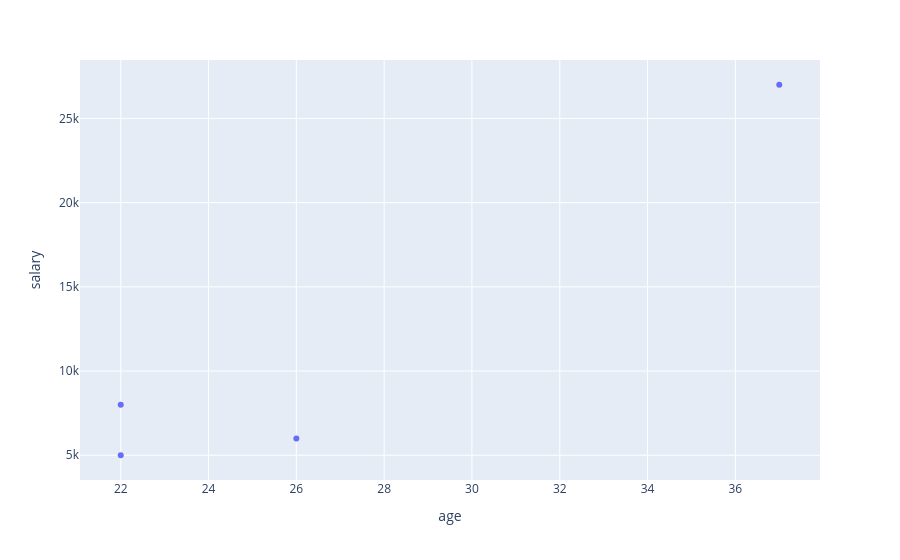
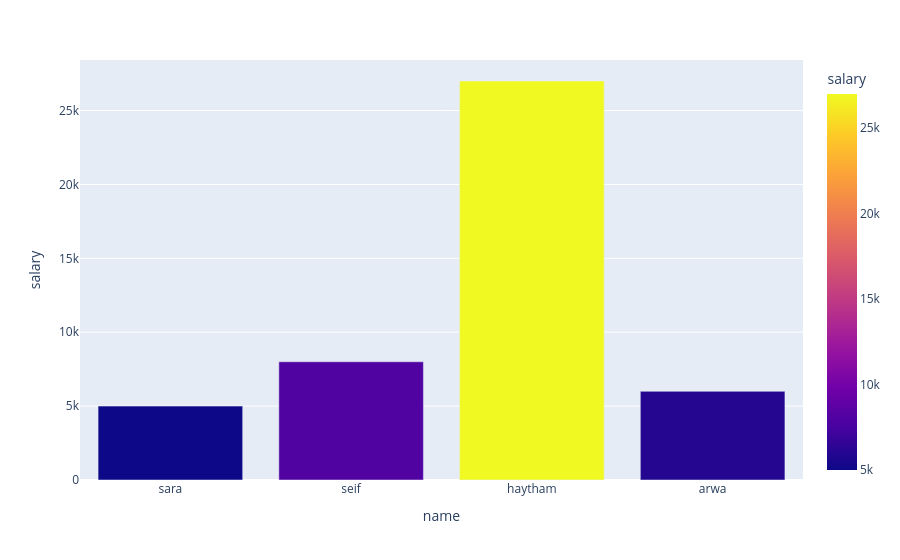
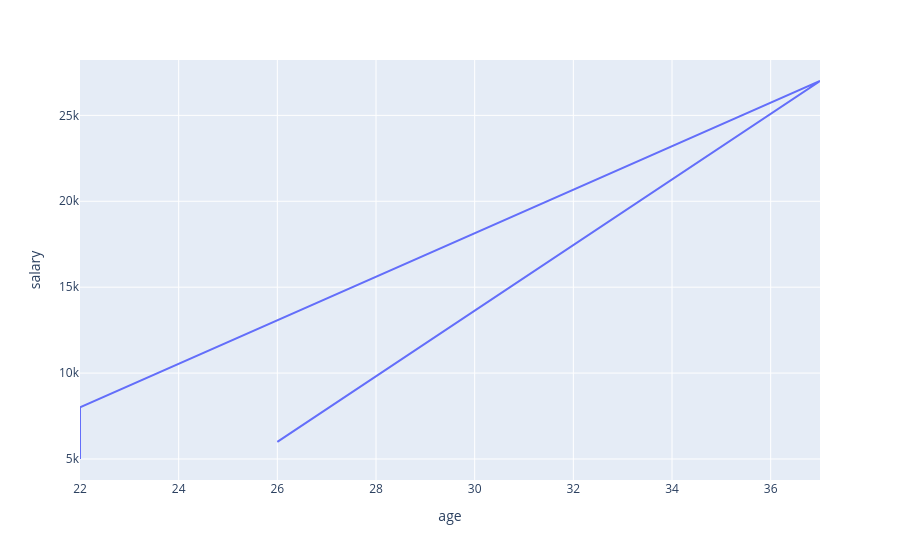
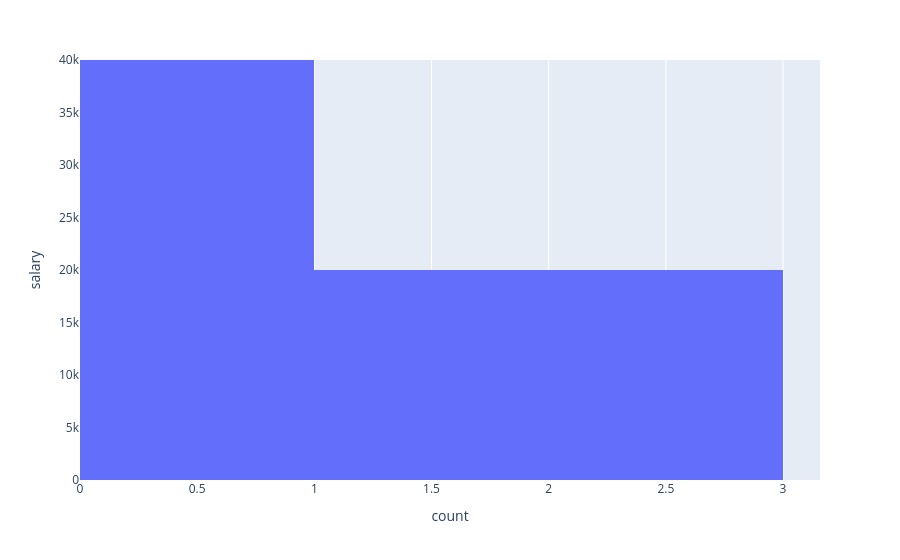

Notebook code cell kept with these figures, in order:
### Code cell
fig1.show()  #df1
fig2.show()  #df1
fig3.show()  #df1
fig4.show()  #df1
fig5.show()  #df1
fig6.show()  #df1
fig7.show()  #df1
fig8.show()  #df1
fig9.show()  #df2-----
fig10.show() #df2-----
fig11.show() #df1
fig12.show() #df1

### Figure 1 — Plotly figure (JSON) as saved in the notebook; plotly's stock layout.template omitted (floating-point values rounded to 4 significant figures)
{"data": [{"hovertemplate": "age=%{x}<br>salary=%{y}<extra></extra>", "legendgroup": "", "marker": {"color": "#636efa", "symbol": "circle"}, "mode": "markers", "name": "", "orientation": "v", "showlegend": false, "type": "scatter", "x": [22, 22, 37, 26], "xaxis": "x", "y": [5000, 8000, 27000, 6000], "yaxis": "y"}], "layout": {"legend": {"tracegroupgap": 0}, "margin": {"t": 60}, "xaxis": {"anchor": "y", "domain": [0, 1], "title": {"text": "age"}}, "yaxis": {"anchor": "x", "domain": [0, 1], "title": {"text": "salary"}}}}

### Figure 2 — Plotly figure (JSON) as saved in the notebook; plotly's stock layout.template omitted (floating-point values rounded to 4 significant figures)
{"data": [{"hovertemplate": "name=%{x}<br>salary=%{marker.color}<extra></extra>", "legendgroup": "", "marker": {"color": [5000, 8000, 27000, 6000], "coloraxis": "coloraxis", "pattern": {"shape": ""}}, "name": "", "orientation": "v", "showlegend": false, "textposition": "auto", "type": "bar", "x": ["sara", "seif", "haytham", "arwa"], "xaxis": "x", "y": [5000, 8000, 27000, 6000], "yaxis": "y"}], "layout": {"barmode": "relative", "coloraxis": {"colorbar": {"title": {"text": "salary"}}, "colorscale": [[0, "#0d0887"], [0.1111, "#46039f"], [0.2222, "#7201a8"], [0.3333, "#9c179e"], [0.4444, "#bd3786"], [0.5556, "#d8576b"], [0.6667, "#ed7953"], [0.7778, "#fb9f3a"], [0.8889, "#fdca26"], [1, "#f0f921"]]}, "legend": {"tracegroupgap": 0}, "margin": {"t": 60}, "xaxis": {"anchor": "y", "domain": [0, 1], "title": {"text": "name"}}, "yaxis": {"anchor": "x", "domain": [0, 1], "title": {"text": "salary"}}}}

### Figure 3 — Plotly figure (JSON) as saved in the notebook; plotly's stock layout.template omitted (floating-point values rounded to 4 significant figures)
{"data": [{"hovertemplate": "age=%{x}<br>salary=%{y}<extra></extra>", "legendgroup": "", "line": {"color": "#636efa", "dash": "solid"}, "marker": {"symbol": "circle"}, "mode": "lines", "name": "", "orientation": "v", "showlegend": false, "type": "scatter", "x": [22, 22, 37, 26], "xaxis": "x", "y": [5000, 8000, 27000, 6000], "yaxis": "y"}], "layout": {"legend": {"tracegroupgap": 0}, "margin": {"t": 60}, "xaxis": {"anchor": "y", "domain": [0, 1], "title": {"text": "age"}}, "yaxis": {"anchor": "x", "domain": [0, 1], "title": {"text": "salary"}}}}

### Figure 4 — Plotly figure (JSON) as saved in the notebook; plotly's stock layout.template omitted (floating-point values rounded to 4 significant figures)
{"data": [{"bingroup": "y", "hovertemplate": "count=%{x}<br>salary=%{y}<extra></extra>", "legendgroup": "", "marker": {"color": "#636efa", "pattern": {"shape": ""}}, "name": "", "orientation": "h", "showlegend": false, "type": "histogram", "xaxis": "x", "y": [5000, 8000, 27000, 6000], "yaxis": "y"}], "layout": {"barmode": "relative", "legend": {"tracegroupgap": 0}, "margin": {"t": 60}, "xaxis": {"anchor": "y", "domain": [0, 1], "title": {"text": "count"}}, "yaxis": {"anchor": "x", "domain": [0, 1], "title": {"text": "salary"}}}}
